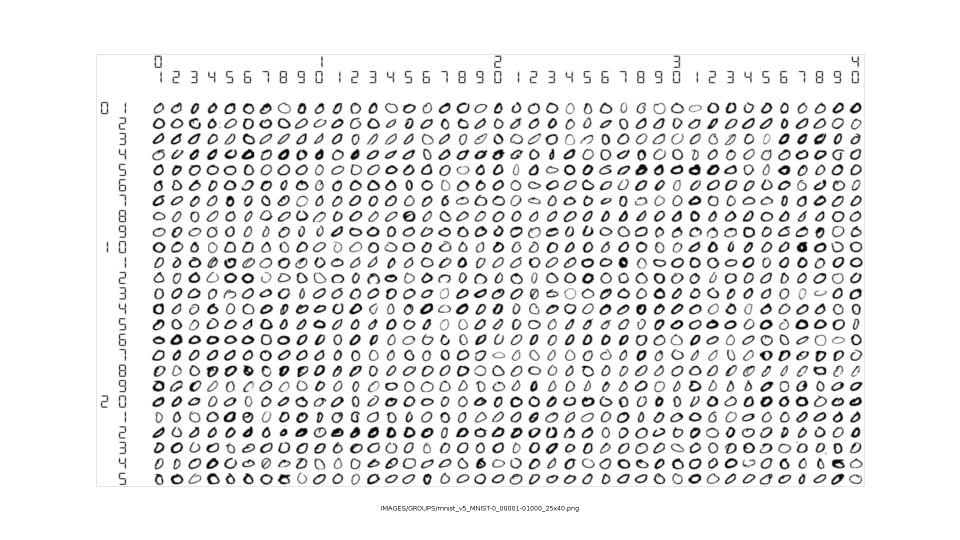
#> input picture src/data/mnist_v5_MNIST-0_00001-01000_25x40.png, 1920 x 1080 px (shown at 1/2 size); its folder holds only this picture in this run
$ python vectorize_image_alt.py
#> lines starting #> are read from the running program, lines starting #| are printed output that depends on the picture
from __future__ import annotations

from pathlib import Path
import re
from typing import Tuple

import numpy as np
from PIL import Image

_LABEL_PATTERN = re.compile(r"MNIST-(\d)")
_VALID_ROTATIONS = {0, 90, 180, 270}


def _apply_tile_transform(
    tile: np.ndarray,
    *,
    rotate_degrees: int,
    shift_up_pixels: int,
    shift_right_pixels: int,
) -> np.ndarray:
    """Rotate and translate a tile with zero padding (no wrap-around)."""
    transformed = np.rot90(tile, k=rotate_degrees // 90).astype(np.uint8, copy=False)

    if shift_up_pixels == 0 and shift_right_pixels == 0:
        return transformed

    h, w = transformed.shape
    shift_up = min(shift_up_pixels, h)
    shift_right = min(shift_right_pixels, w)

    shifted = np.zeros_like(transformed)

    src_row_start = shift_up
    src_row_end = h
    dst_row_start = 0
    dst_row_end = h - shift_up

    src_col_start = 0
    src_col_end = w - shift_right
    dst_col_start = shift_right
    dst_col_end = w

    if dst_row_end > dst_row_start and dst_col_end > dst_col_start:
        shifted[dst_row_start:dst_row_end, dst_col_start:dst_col_end] = transformed[
            src_row_start:src_row_end, src_col_start:src_col_end
        ]

    return shifted


def load_vectorized_digits_alt(
    data_dir: str | Path | None = None,
    *,
    tile_size: Tuple[int, int] = (28, 28),
    grid_size: Tuple[int, int] = (25, 40),
    normalize: bool = False,
    crop_box: tuple[int, int, int, int] = (295, 200, 1720, 960),
    output_dir: str | Path | None = None,
    save_vectors: bool = True,
    save_debug: bool = True,
    debug_tiles_per_file: int = 20,
    rotate_degrees: int = 0,
    shift_up_pixels: int = 0,
    shift_right_pixels: int = 0,
) -> tuple[np.ndarray, np.ndarray]:
    """Load MNIST sheets, vectorize digits, and optionally rotate/shift each tile.

    Args:
        data_dir: Directory containing PNG files. Defaults to ``src/data``.
        tile_size: Final output tile size as ``(height, width)``.
        grid_size: Number of digit rows and columns in each PNG sheet.
        normalize: If True, saves/returns float32 features in [0.0, 1.0].
        crop_box: PIL-style crop box ``(left, top, right, bottom)`` selecting
            only the digit grid.
        output_dir: Directory where vectors/debug files are saved. Defaults to
            ``data_dir / "vectorized_output_alt"``.
        save_vectors: If True, saves ``X_vectors.npy`` and ``y_labels.npy``.
        save_debug: If True, saves crop and sample tile images for inspection.
        debug_tiles_per_file: Number of extracted tiles to save per PNG file.
        rotate_degrees: Rotation to apply to each tile. Must be 0, 90, 180, or 270.
        shift_up_pixels: Upward translation in pixels with zero padding.
        shift_right_pixels: Rightward translation in pixels with zero padding.

    Returns:
        X: Array of shape ``(n_samples, 784)``.
        y: Array of shape ``(n_samples,)``.
    """
#> called with tile_size = (28, 28), grid_size = (25, 40), normalize = True, crop_box = (295, 200, 1720, 960), save_vectors = True, save_debug = True, debug_tiles_per_file = 20, rotate_degrees = 90
    if rotate_degrees not in _VALID_ROTATIONS:
        raise ValueError(
            f"rotate_degrees must be one of {_VALID_ROTATIONS}, got {rotate_degrees}"
        )
    if shift_up_pixels < 0 or shift_right_pixels < 0:
        raise ValueError("shift_up_pixels and shift_right_pixels must be >= 0")

    if data_dir is None:
        data_dir = Path(__file__).resolve().parents[1] / "data"
    else:
        data_dir = Path(data_dir)

    if output_dir is None:
        output_dir = data_dir / "vectorized_output_alt"
    else:
        output_dir = Path(output_dir)

    output_dir.mkdir(parents=True, exist_ok=True)
    debug_dir = output_dir / "debug"
    if save_debug:
        debug_dir.mkdir(parents=True, exist_ok=True)

    png_files = sorted(data_dir.glob("*.png"))
    if not png_files:
        raise FileNotFoundError(f"No PNG files found in: {data_dir}")

    tile_h, tile_w = tile_size
    grid_rows, grid_cols = grid_size
    left, top, right, bottom = crop_box

    all_x: list[np.ndarray] = []
    all_y: list[np.ndarray] = []

    for png_path in png_files:
        match = _LABEL_PATTERN.search(png_path.name)
        if not match:
            raise ValueError(f"Could not infer label from filename: {png_path.name}")
        label = int(match.group(1))

        with Image.open(png_path) as image:
#> image is the input picture: PIL image 1920x1080 RGB; min 0, max 255, mean 233.6
            image_array = np.asarray(image.convert("L"), dtype=np.uint8)

        image_h, image_w = image_array.shape
#> image_h = 1080; image_w = 1920
        if not (0 <= left < right <= image_w and 0 <= top < bottom <= image_h):
            raise ValueError(
                f"Invalid crop_box={crop_box} for {png_path.name} with shape "
                f"height={image_h}, width={image_w}"
            )

        digit_area = image_array[top:bottom, left:right]
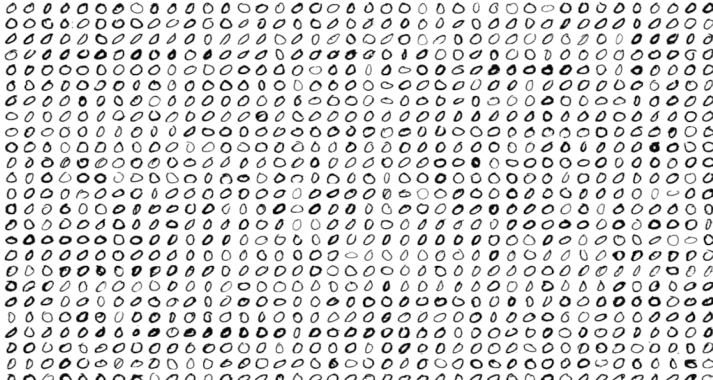
#> digit_area: shape (760, 1425) (shown at 1/2 size); min 0, max 255, mean 216.8

        if save_debug:
            Image.fromarray(digit_area).save(debug_dir / f"{png_path.stem}_crop.png")

        row_tiles = np.array_split(digit_area, grid_rows, axis=0)
#> row_tiles = 25 items
        flattened_tiles: list[np.ndarray] = []
        debug_tiles: list[np.ndarray] = []

        for row_idx, row in enumerate(row_tiles):
            col_tiles = np.array_split(row, grid_cols, axis=1)
            for col_idx, tile in enumerate(col_tiles):
                resized_tile = np.asarray(
                    Image.fromarray(tile).resize((tile_w, tile_h), Image.BILINEAR),
                    dtype=np.uint8,
                )
                transformed_tile = _apply_tile_transform(
                    resized_tile,
                    rotate_degrees=rotate_degrees,
                    shift_up_pixels=shift_up_pixels,
                    shift_right_pixels=shift_right_pixels,
                )

                flattened_tiles.append(transformed_tile.reshape(tile_h * tile_w))

                tile_index = row_idx * grid_cols + col_idx
                if save_debug and tile_index < debug_tiles_per_file:
                    debug_tiles.append(transformed_tile)
#> this loop made 25 passes
#> pass 1, in _apply_tile_transform (call 4), `transformed = np.rot90(tile, k=rotate_degrees // 90).astype(np.uint8, ..`:
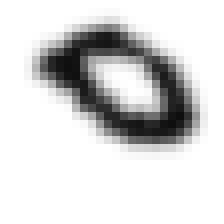
#> transformed: shape (28, 28) (shown 8 times larger); min 14, max 255, mean 214.6
#> after the loop:
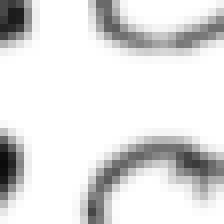
#> resized_tile: shape (28, 28) (shown 8 times larger); min 11, max 255, mean 224.1
#> after the loop:
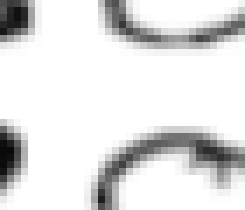
#> tile: shape (30, 35) (shown 7 times larger); min 9, max 255, mean 224.1
#> after the loop:
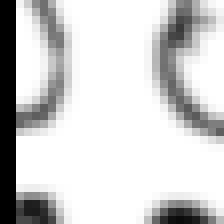
#> transformed_tile: shape (28, 28) (shown 8 times larger); min 0, max 255, mean 207

        patches = np.stack(flattened_tiles, axis=0)
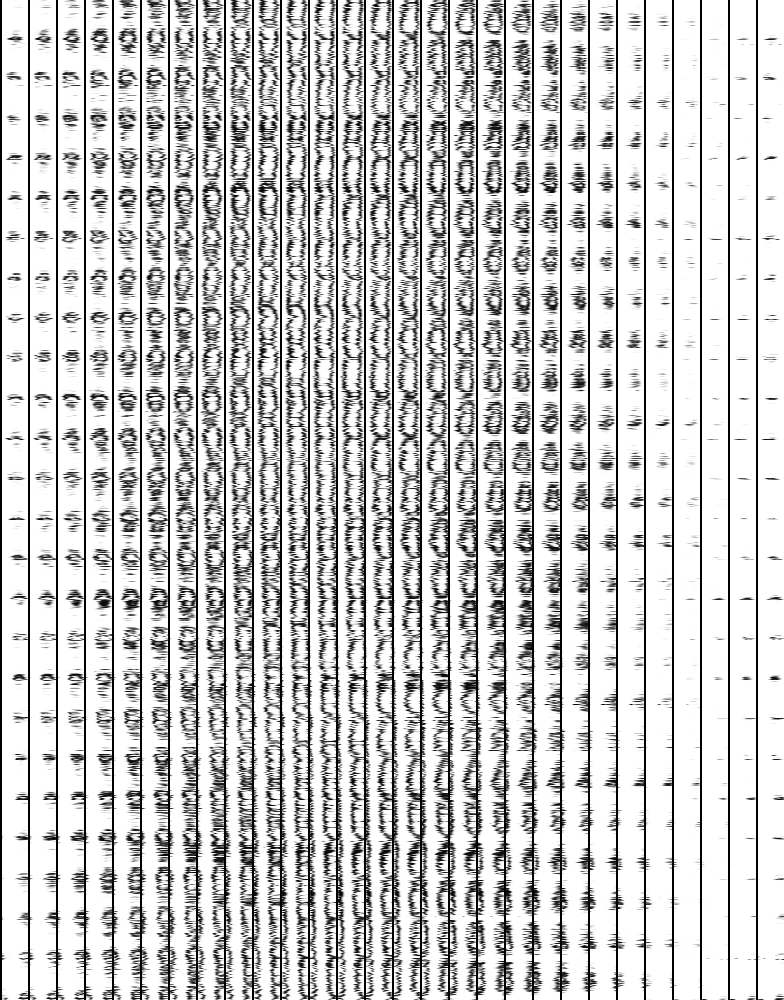
#> patches: shape (1000, 784); min 0, max 255, mean 200.4

        if save_debug:
            for i, tile in enumerate(debug_tiles):
                Image.fromarray(tile).save(debug_dir / f"{png_path.stem}_tile_{i:03d}.png")
#> this loop made 20 passes
#> pass 2, in load_vectorized_digits_alt, `Image.fromarray(tile).save(debug_dir / f"{png_path.stem}_tile_{i:03d}...`:
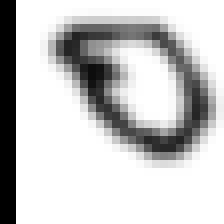
#> saved as mnist_v5_MNIST-0_00001-01000_25x40_tile_001.png: PIL image 28x28 L (shown 8 times larger); min 0, max 255, mean 199.5

        if normalize:
            patches = patches.astype(np.float32) / 255.0

        labels = np.full((patches.shape[0],), label, dtype=np.int64)

        all_x.append(patches)
        all_y.append(labels)

    x = np.concatenate(all_x, axis=0)
    y = np.concatenate(all_y, axis=0)

    if save_vectors:
        np.save(output_dir / "X_vectors.npy", x)
        np.save(output_dir / "y_labels.npy", y)

    return x, y


if __name__ == "__main__":
    X, y = load_vectorized_digits_alt(
        normalize=True,
        save_vectors=True,
        save_debug=True,
        rotate_degrees=90,
        shift_up_pixels=0,
        shift_right_pixels=2,
    )

    print(f"X shape: {X.shape}, dtype: {X.dtype}")
#| X shape: (1000, 784), dtype: float32
    print(f"y shape: {y.shape}, labels: {np.unique(y)}")
#| y shape: (1000,), labels: [0]
    print("Saved vectors to: data/vectorized_output_alt/X_vectors.npy")
    print("Saved labels to:  data/vectorized_output_alt/y_labels.npy")
    print("Saved debug files to: data/vectorized_output_alt/debug/")

$ run again, on src/data/mnist_v5_MNIST-2_00001-01000_25x40.png
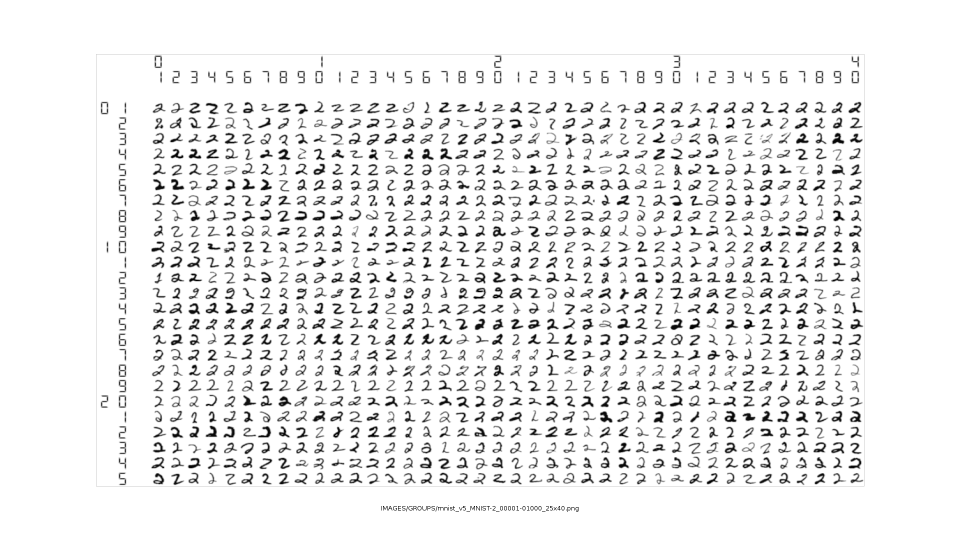
#> input picture src/data/mnist_v5_MNIST-2_00001-01000_25x40.png, 1920 x 1080 px (shown at 1/2 size)
#> in load_vectorized_digits_alt, image is the input picture: PIL image 1920x1080 RGB; min 0, max 255, mean 237.1
#> in load_vectorized_digits_alt, `digit_area = image_array[top:bottom, left:right]`:
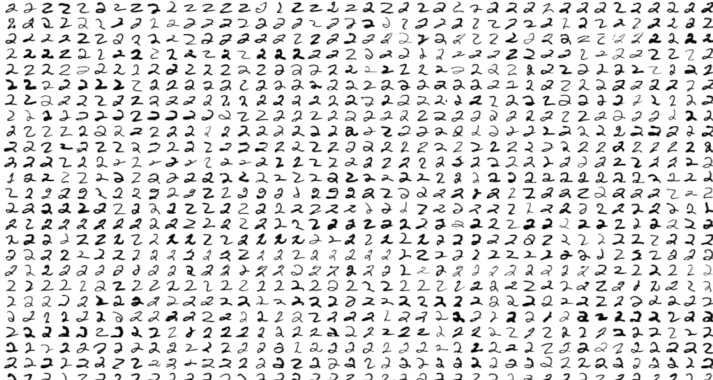
#> digit_area: shape (760, 1425) (shown at 1/2 size); min 0, max 255, mean 223.5
#> row_tiles = 25 items
#> the loop in load_vectorized_digits_alt, `for row_idx, row in enumerate(row_tiles):` made 25 passes
#> the loop in load_vectorized_digits_alt, `for i, tile in enumerate(debug_tiles):` made 20 passes
#> pass 2, in load_vectorized_digits_alt, `Image.fromarray(tile).save(debug_dir / f"{png_path.stem}_tile_{i:03d}...`:
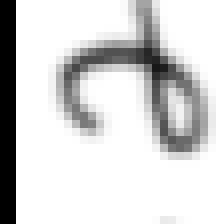
#> saved as mnist_v5_MNIST-2_00001-01000_25x40_tile_001.png: PIL image 28x28 L (shown 8 times larger); min 0, max 255, mean 212.1
#| X shape: (1000, 784), dtype: float32
#| y shape: (1000,), labels: [2]

$ run again, on src/data/mnist_v5_MNIST-2_01001-02000_25x40.png
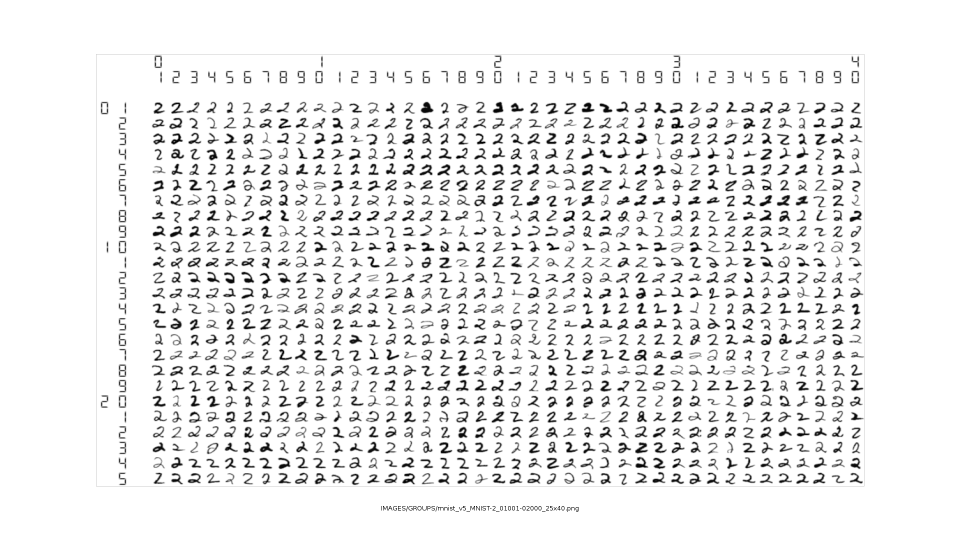
#> input picture src/data/mnist_v5_MNIST-2_01001-02000_25x40.png, 1920 x 1080 px (shown at 1/2 size)
#> in load_vectorized_digits_alt, image is the input picture: PIL image 1920x1080 RGB; min 0, max 255, mean 236.8
#> in load_vectorized_digits_alt, `digit_area = image_array[top:bottom, left:right]`:
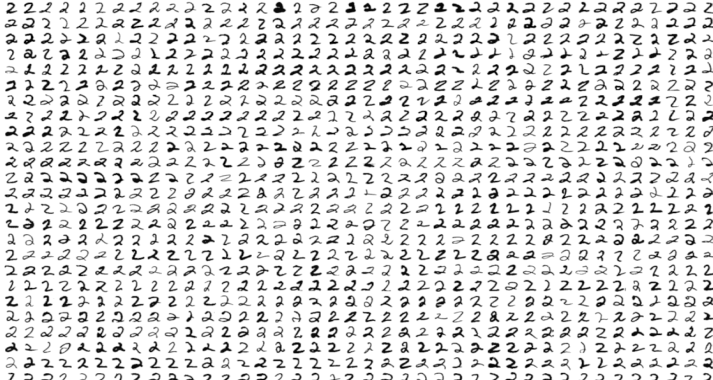
#> digit_area: shape (760, 1425) (shown at 1/2 size); min 0, max 255, mean 222.9
#> row_tiles = 25 items
#> the loop in load_vectorized_digits_alt, `for row_idx, row in enumerate(row_tiles):` made 25 passes
#> the loop in load_vectorized_digits_alt, `for i, tile in enumerate(debug_tiles):` made 20 passes
#> pass 2, in load_vectorized_digits_alt, `Image.fromarray(tile).save(debug_dir / f"{png_path.stem}_tile_{i:03d}...`:
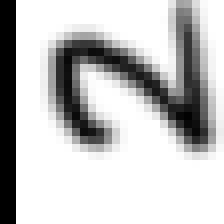
#> saved as mnist_v5_MNIST-2_01001-02000_25x40_tile_001.png: PIL image 28x28 L (shown 8 times larger); min 0, max 255, mean 194.7
#| X shape: (1000, 784), dtype: float32
#| y shape: (1000,), labels: [2]

$ run again, on src/data/mnist_v5_MNIST-2_02001-03000_25x40.png
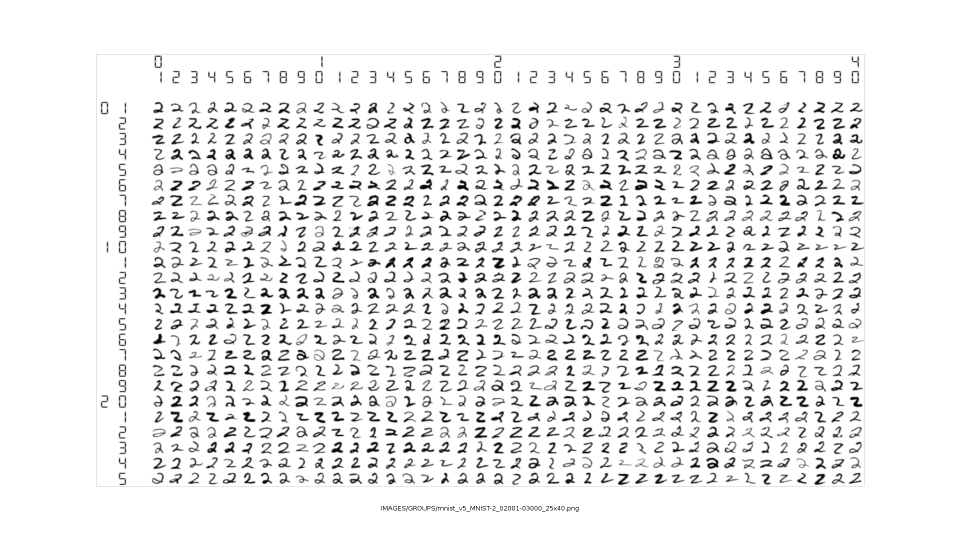
#> input picture src/data/mnist_v5_MNIST-2_02001-03000_25x40.png, 1920 x 1080 px (shown at 1/2 size)
#> in load_vectorized_digits_alt, image is the input picture: PIL image 1920x1080 RGB; min 0, max 255, mean 236.8
#> row_tiles = 25 items
#> the loop in load_vectorized_digits_alt, `for row_idx, row in enumerate(row_tiles):` made 25 passes
#> the loop in load_vectorized_digits_alt, `for i, tile in enumerate(debug_tiles):` made 20 passes
#> pass 2, in load_vectorized_digits_alt, `Image.fromarray(tile).save(debug_dir / f"{png_path.stem}_tile_{i:03d}...`:
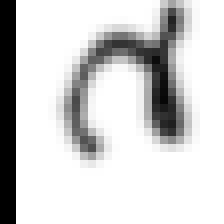
#> saved as mnist_v5_MNIST-2_02001-03000_25x40_tile_001.png: PIL image 28x28 L (shown 8 times larger); min 0, max 255, mean 209.6
#| X shape: (1000, 784), dtype: float32
#| y shape: (1000,), labels: [2]
